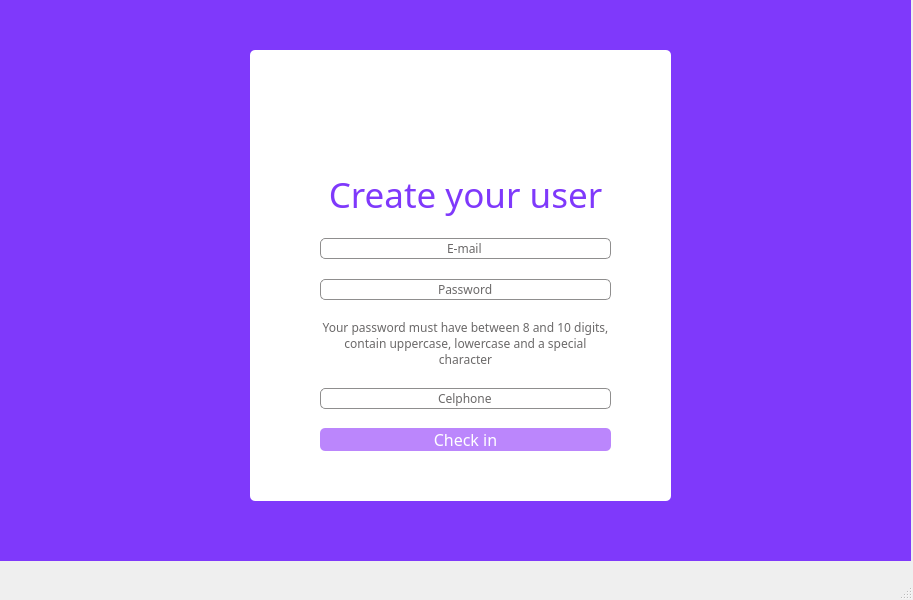
<?xml version="1.0" encoding="UTF-8"?>
<ui version="4.0">
 <class>MainWindow</class>
 <widget class="QMainWindow" name="MainWindow">
  <property name="geometry">
   <rect>
    <x>0</x>
    <y>0</y>
    <width>913</width>
    <height>600</height>
   </rect>
  </property>
  <property name="windowTitle">
   <string>MainWindow</string>
  </property>
  <widget class="QWidget" name="centralwidget">
   <widget class="QWidget" name="widget" native="true">
    <property name="geometry">
     <rect>
      <x>0</x>
      <y>0</y>
      <width>911</width>
      <height>561</height>
     </rect>
    </property>
    <property name="styleSheet">
     <string notr="true">background-color: rgb(127, 57, 251);</string>
    </property>
    <widget class="QFrame" name="frame">
     <property name="geometry">
      <rect>
       <x>250</x>
       <y>50</y>
       <width>421</width>
       <height>451</height>
      </rect>
     </property>
     <property name="styleSheet">
      <string notr="true">background-color: rgb(255, 255, 255);
border-radius: 5px;</string>
     </property>
     <property name="frameShape">
      <enum>QFrame::StyledPanel</enum>
     </property>
     <property name="frameShadow">
      <enum>QFrame::Raised</enum>
     </property>
     <widget class="QWidget" name="layoutWidget">
      <property name="geometry">
       <rect>
        <x>70</x>
        <y>120</y>
        <width>291</width>
        <height>281</height>
       </rect>
      </property>
      <layout class="QVBoxLayout" name="verticalLayout">
       <item>
        <widget class="QLabel" name="label">
         <property name="font">
          <font>
           <family>Bahnschrift</family>
           <pointsize>26</pointsize>
          </font>
         </property>
         <property name="styleSheet">
          <string notr="true">color: qlineargradient(spread:pad, x1:0, y1:0, x2:0, y2:1, stop:0 rgba(255, 255, 255, 255), stop:0.495 rgba(255, 255, 255, 255), stop:0.505 rgba(255, 0, 0, 255), stop:1 rgba(255, 0, 0, 255));

color: rgb(127, 57, 251);</string>
         </property>
         <property name="text">
          <string>Create your user</string>
         </property>
         <property name="alignment">
          <set>Qt::AlignCenter</set>
         </property>
        </widget>
       </item>
       <item>
        <spacer name="verticalSpacer">
         <property name="orientation">
          <enum>Qt::Vertical</enum>
         </property>
         <property name="sizeHint" stdset="0">
          <size>
           <width>20</width>
           <height>40</height>
          </size>
         </property>
        </spacer>
       </item>
       <item>
        <widget class="QLineEdit" name="inemail">
         <property name="font">
          <font>
           <family>Bahnschrift Light SemiCondensed</family>
          </font>
         </property>
         <property name="styleSheet">
          <string notr="true">background-color: rgb(255, 255, 255);
border-radius: 5px;
border: 1px solid  rgb(143, 142, 142);
color: rgb(107, 105, 105);</string>
         </property>
         <property name="text">
          <string>E-mail</string>
         </property>
         <property name="alignment">
          <set>Qt::AlignCenter</set>
         </property>
        </widget>
       </item>
       <item>
        <spacer name="verticalSpacer_2">
         <property name="orientation">
          <enum>Qt::Vertical</enum>
         </property>
         <property name="sizeHint" stdset="0">
          <size>
           <width>20</width>
           <height>40</height>
          </size>
         </property>
        </spacer>
       </item>
       <item>
        <layout class="QHBoxLayout" name="horizontalLayout">
         <item>
          <widget class="QLineEdit" name="incontrasena">
           <property name="font">
            <font>
             <family>Bahnschrift Light SemiCondensed</family>
            </font>
           </property>
           <property name="styleSheet">
            <string notr="true">background-color: rgb(255, 255, 255);
border-radius: 5px;
border: 1px solid  rgb(143, 142, 142);
color: rgb(107, 105, 105);</string>
           </property>
           <property name="text">
            <string>Password</string>
           </property>
           <property name="alignment">
            <set>Qt::AlignCenter</set>
           </property>
          </widget>
         </item>
        </layout>
       </item>
       <item>
        <spacer name="verticalSpacer_3">
         <property name="orientation">
          <enum>Qt::Vertical</enum>
         </property>
         <property name="sizeHint" stdset="0">
          <size>
           <width>20</width>
           <height>40</height>
          </size>
         </property>
        </spacer>
       </item>
       <item>
        <widget class="QLabel" name="label_2">
         <property name="font">
          <font>
           <family>Bahnschrift Light SemiCondensed</family>
           <pointsize>9</pointsize>
          </font>
         </property>
         <property name="styleSheet">
          <string notr="true">color: rgb(107, 105, 105);</string>
         </property>
         <property name="text">
          <string>Your password must have between 8 and 10 digits, contain uppercase, lowercase and a special character</string>
         </property>
         <property name="alignment">
          <set>Qt::AlignCenter</set>
         </property>
         <property name="wordWrap">
          <bool>true</bool>
         </property>
        </widget>
       </item>
       <item>
        <spacer name="verticalSpacer_4">
         <property name="orientation">
          <enum>Qt::Vertical</enum>
         </property>
         <property name="sizeHint" stdset="0">
          <size>
           <width>20</width>
           <height>40</height>
          </size>
         </property>
        </spacer>
       </item>
       <item>
        <widget class="QLineEdit" name="innumcel">
         <property name="font">
          <font>
           <family>Bahnschrift Light SemiCondensed</family>
          </font>
         </property>
         <property name="styleSheet">
          <string notr="true">background-color: rgb(255, 255, 255);
border-radius: 5px;
border: 1px solid  rgb(143, 142, 142);
color: rgb(107, 105, 105);</string>
         </property>
         <property name="text">
          <string>Celphone</string>
         </property>
         <property name="alignment">
          <set>Qt::AlignCenter</set>
         </property>
        </widget>
       </item>
       <item>
        <spacer name="verticalSpacer_5">
         <property name="orientation">
          <enum>Qt::Vertical</enum>
         </property>
         <property name="sizeHint" stdset="0">
          <size>
           <width>20</width>
           <height>40</height>
          </size>
         </property>
        </spacer>
       </item>
       <item>
        <widget class="QPushButton" name="registrar">
         <property name="font">
          <font>
           <family>Bahnschrift SemiLight</family>
           <pointsize>12</pointsize>
           <weight>50</weight>
           <italic>false</italic>
           <bold>false</bold>
          </font>
         </property>
         <property name="styleSheet">
          <string notr="true">font: 63 16pt &quot;Bahnschrift SemiBold SemiConden&quot;;
font: 16pt &quot;Bahnschrift SemiLight Condensed&quot;;
font: 25 16pt &quot;Bahnschrift Light SemiCondensed&quot;;
font: 25 16pt &quot;Bahnschrift Light SemiCondensed&quot;;
font: 12pt &quot;Bahnschrift SemiLight&quot;;
color: white;
border-radius: 5px;
background-color: rgb(187, 134, 252);</string>
         </property>
         <property name="text">
          <string>Check in</string>
         </property>
        </widget>
       </item>
      </layout>
     </widget>
     <widget class="QLabel" name="label_3">
      <property name="geometry">
       <rect>
        <x>100</x>
        <y>20</y>
        <width>211</width>
        <height>111</height>
       </rect>
      </property>
      <property name="text">
       <string/>
      </property>
      <property name="pixmap">
       <pixmap>../../../../../Downloads/IMG-20230523-WA0001-removebg-preview.png</pixmap>
      </property>
      <property name="scaledContents">
       <bool>true</bool>
      </property>
     </widget>
     <zorder>label_3</zorder>
     <zorder>layoutWidget</zorder>
     <zorder>vercontra1</zorder>
     <zorder>incontrasena</zorder>
    </widget>
   </widget>
  </widget>
  <widget class="QMenuBar" name="menubar">
   <property name="geometry">
    <rect>
     <x>0</x>
     <y>0</y>
     <width>913</width>
     <height>21</height>
    </rect>
   </property>
  </widget>
  <widget class="QStatusBar" name="statusbar"/>
 </widget>
 <resources/>
 <connections/>
</ui>
